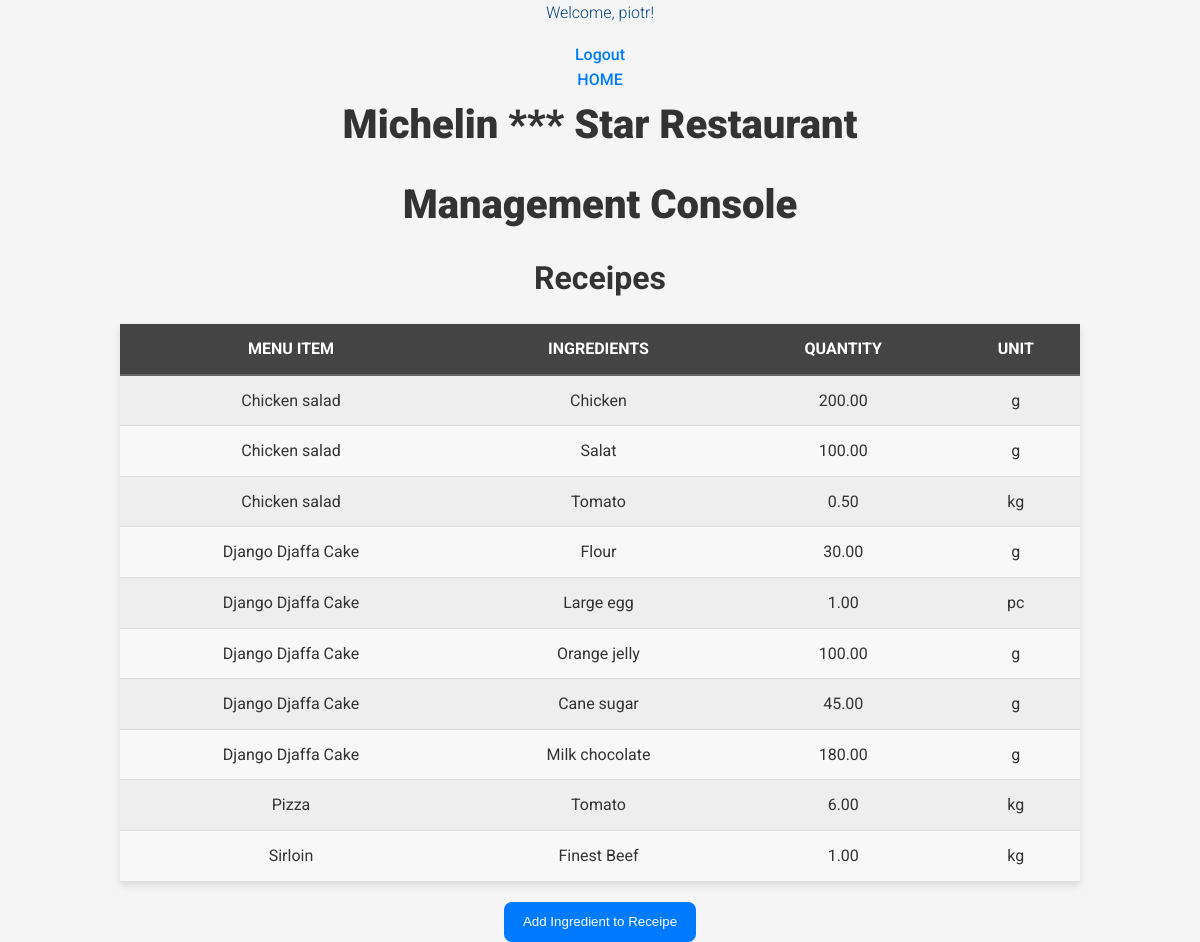
The app's page /receipes/ (signed in), older data.
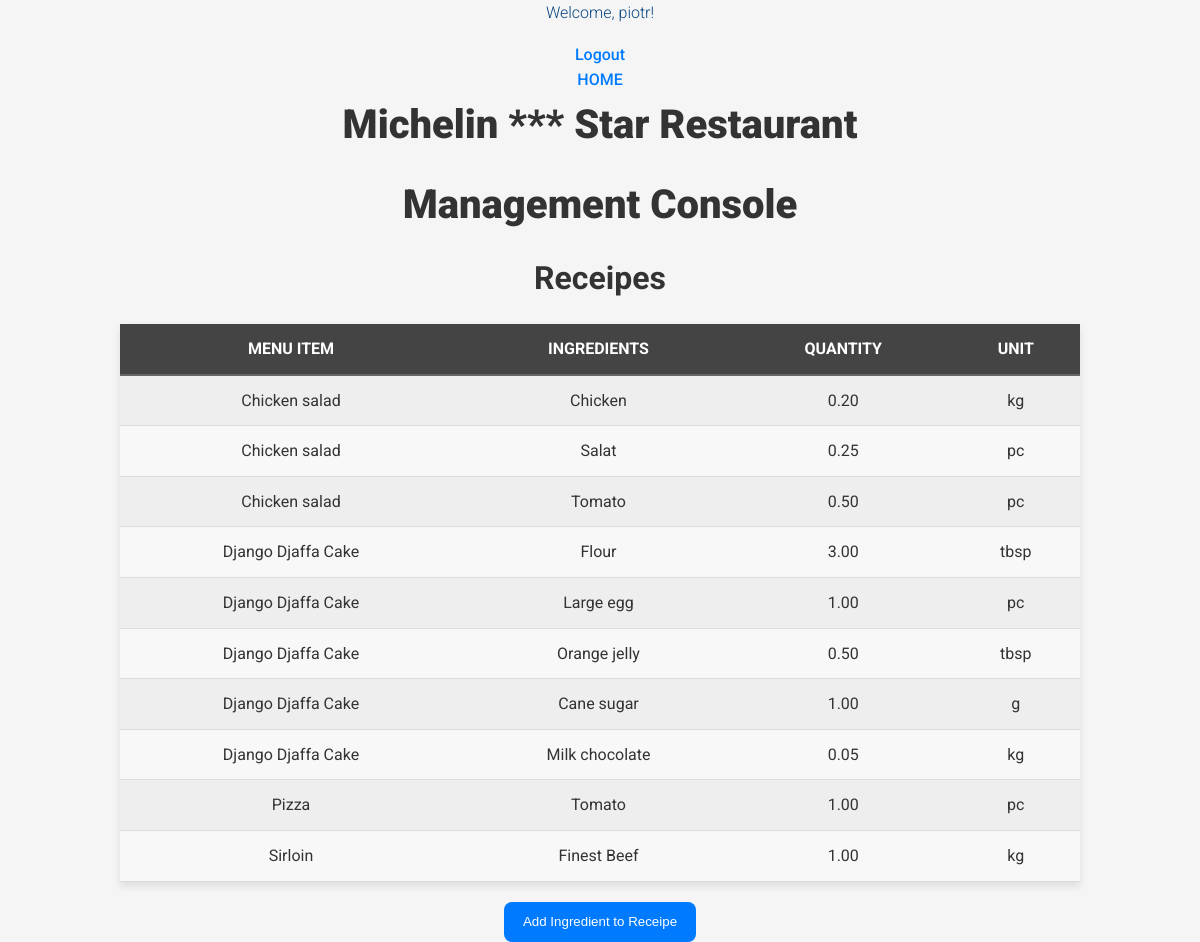
The same page, newer data.
### inventory/models.py (models this page shows, shortened)
class ReceipeRequirement(models.Model):
    menu_item = models.ForeignKey(MenuItem, on_delete=models.CASCADE)
    ingredient = models.ForeignKey(Ingredient, on_delete=models.CASCADE)
    quantity = models.DecimalField(max_digits=10, decimal_places=2, default=0.00)
    class Meta:
        ordering = ["menu_item"]

class Ingredient(models.Model):
    name = models.CharField(max_length=200)
    quantity = models.DecimalField(max_digits=10, decimal_places=2, default=0.00)
    unit_price = models.IntegerField(default=0)
    GRAM = "g"
    KILOGRAM = "kg"
    LITER = "l"
    MILLILITER = "ml"
    TEASPOON = "tsp"
    TABLESPOON = "tbsp"
    CUP = "cup"
    PIECE = "pc"
    PINCH = "pinch"
    KITCHEN_UNIT_CHOICES = [
        (GRAM, "Gram"),
        (KILOGRAM, "Kilogram"),
        (LITER, "Liter"),
        (MILLILITER, "Milliliter"),
        (TEASPOON, "Teaspoon"),
        (TABLESPOON, "Tablespoon"),
        (CUP, "Cup"),
        (PIECE, "Piece"),
        (PINCH, "Pinch"),
    ]
    unit = models.CharField(max_length=5, choices=KITCHEN_UNIT_CHOICES, default = GRAM)
    def __str__(self):
        return self.name
    class Meta:
        ordering = ["name"]

class MenuItem(models.Model):
    title = models.CharField(max_length=200)
    price = models.DecimalField(max_digits=10, decimal_places=2, default=0.00)
    def __str__(self):
        return self.title
    class Meta:
        ordering = ["title"]

### inventory/views.py (the view)
# urls.py: path('receipes/', views.ReceipesList.as_view(), name="receiperequirements"),
class ReceipesList(LoginRequiredMixin, ListView):
  model = ReceipeRequirement
  template_name = "inventory/receipes.html"

### inventory/templates/inventory/receipes.html
{% extends "inventory/base.html" %}
{% load static %}
{% block head %}
<link rel="stylesheet" href="{% static 'inventory/style.css' %}">
{% endblock %}
{% block content %}
<h2>Receipes</h2>
<table id="Menus">
    <tr>
        <th>Menu item</th>
        <th>Ingredients</th>
        <th>Quantity</th>
        <th>Unit</th>
    </tr>
    {% for receipe in receiperequirement_list %}
    <tr>
        <td>{{ receipe.menu_item }}</td>
        <td>{{ receipe.ingredient }}</td>
        <td>{{ receipe.quantity }}</td>
        <td>{{ receipe.ingredient.unit }}</td>
    </tr>
    {% endfor %}
</table>
<a href="{% url 'receipecreate'%}"><button class="btn">Add Ingredient to Receipe</button></a>
{% endblock %}

Row changes from the older to the newer data that the page shows:
changed ReceipeRequirement "Chicken": quantity "200.00" → "0.20"; ingredient.unit "g" → "kg"
changed ReceipeRequirement "Salat": quantity "100.00" → "0.25"; ingredient.unit "g" → "pc"
changed through a linked row, ReceipeRequirement (number 3 of 10 on the later page): ingredient.unit "kg" → "pc"
changed ReceipeRequirement "Flour": quantity "30.00" → "3.00"; ingredient.unit "g" → "tbsp"
changed ReceipeRequirement "Orange jelly": quantity "100.00" → "0.50"; ingredient.unit "g" → "tbsp"
changed ReceipeRequirement "Cane sugar": quantity "45.00" → "1.00"
changed ReceipeRequirement "Milk chocolate": quantity "180.00" → "0.05"; ingredient.unit "g" → "kg"
changed ReceipeRequirement "Pizza": quantity "6.00" → "1.00"; ingredient.unit "kg" → "pc"
